Frame 1 (no input): blank canvas, image omitted
Frame 60 (no input): blank canvas, image omitted
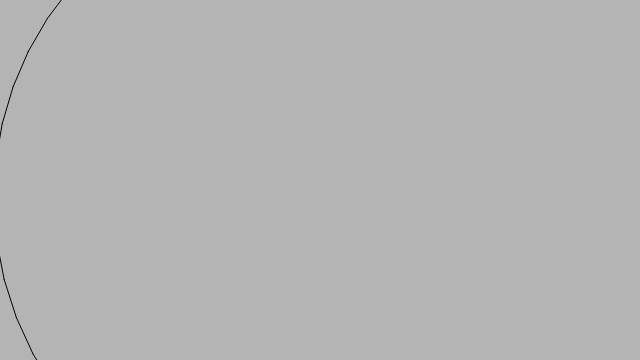
Frame 120 (the mouse pressed at the canvas centre since frame 60)

The p5.js sketch whose frames 1 and 60 were blank and that drew this single picture after the mouse press (run headless with seeded random() and noise() and a simulated clock; from frame 60 on, the mouse is pressed at the canvas centre):

// p5.js sketch
// ── sketch.js
function setup() {
  createCanvas(640, 360)
  angle = 0
}

function draw() {
  background(180)
  noFill()

  size = 100
  spiralWidth = 1000
  angle += 0.001

  drawSpiral()
}

function drawSpiral() {
  oldX = width / 2;
  oldY = height / 2;

  for (let i = 0; i < size; i++) {
    newAngle = angle * i;
    x = (width / 2) + (spiralWidth / Math.sqrt(newAngle)) * Math.cos(newAngle);
    y = (height / 2) + (spiralWidth / Math.sqrt(newAngle)) * Math.sin(newAngle);

    line(oldX, oldY, x, y);
    oldX = x;
    oldY = y;
  }
}
